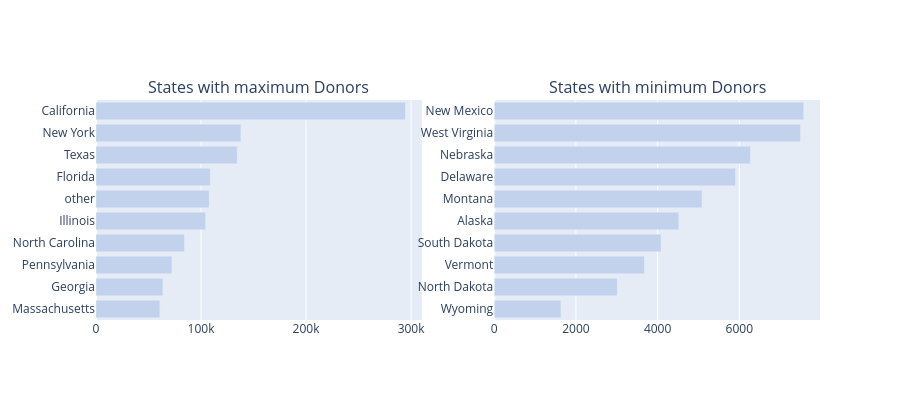

The notebook cell saved with this chart:
### Markdown cell above
#### 2.3 Estados con la Mayor **Proporción de Donantes respecto a la Población**

### Code cell
def bar_hor(df, col, title, color, w=None, h=None, lm=0, limit=100, return_trace=False, rev=False):
    cnt_srs = df[col].value_counts()
    yy = cnt_srs.head(limit).index[::-1] 
    xx = cnt_srs.head(limit).values[::-1] 
    if rev:
        yy = cnt_srs.tail(limit).index[::-1] 
        xx = cnt_srs.tail(limit).values[::-1] 
        
    
    trace = go.Bar(y=yy, x=xx, orientation = 'h', marker=dict(color=color))
    if return_trace:
        return trace 
    layout = dict(title=title, margin=dict(l=lm), width=w, height=h)
    data = [trace]
    fig = go.Figure(data=data, layout=layout)
    iplot(fig)

def bar_hor_noagg(x, y, title, color, w=None, h=None, lm=0, limit=100, rt=False):
    trace = go.Bar(y=x, x=y, orientation = 'h', marker=dict(color=color))
    if rt:
        return trace
    layout = dict(title=title, margin=dict(l=lm), width=w, height=h)
    data = [trace]
    fig = go.Figure(data=data, layout=layout)
    iplot(fig)


def bar_ver_noagg(x, y, title, color, w=None, h=None, lm=0, rt = False):
    trace = go.Bar(y=y, x=x, marker=dict(color=color))
    if rt:
        return trace
    layout = dict(title=title, margin=dict(l=lm), width=w, height=h)
    data = [trace]
    fig = go.Figure(data=data, layout=layout)
    iplot(fig)

    
trace1 = bar_hor(donors_df, 'Donor City', "Top Cities with maximum Donors", '#c2d2ed', 500, 400, 200, limit = 10, return_trace=True)
trace2 = bar_hor(donors_df, 'Donor State', "Top States with maximum Donors", '#c2d2ed', 500, 400, 200, limit = 10, return_trace=True)
trace4 = bar_hor(donors_df, 'Donor State', "Top States with maximum Donors", '#c2d2ed', 600, 400, 200, limit = 10, return_trace=True, rev=True)

fig = tools.make_subplots(rows=1, cols=2, print_grid=False, subplot_titles = ['States with maximum Donors','States with minimum Donors'])
# fig = tools.make_subplots(rows=2, cols=2, specs=[[{}, {}], [{'colspan': 2}, None]], print_grid=False, subplot_titles = ['States with maximum Donors','States with minimum Donors', 'Cities with maximum Donors'])
fig.append_trace(trace2, 1, 1);
fig.append_trace(trace4, 1, 2);
# fig.append_trace(trace1, 2, 1);

fig['layout'].update(height=400, showlegend=False);
iplot(fig);

### Figure 1 — Plotly figure (JSON) as saved in the notebook; plotly's stock layout.template omitted (floating-point values rounded to 4 significant figures)
{"data": [{"marker": {"color": "#c2d2ed"}, "orientation": "h", "type": "bar", "x": [60730, 63731, 72280, 84250, 104381, 107809, 108828, 134449, 137957, 294695], "xaxis": "x", "y": ["Massachusetts", "Georgia", "Pennsylvania", "North Carolina", "Illinois", "other", "Florida", "Texas", "New York", "California"], "yaxis": "y"}, {"marker": {"color": "#c2d2ed"}, "orientation": "h", "type": "bar", "x": [1634, 3012, 3677, 4084, 4519, 5088, 5906, 6272, 7497, 7576], "xaxis": "x2", "y": ["Wyoming", "North Dakota", "Vermont", "South Dakota", "Alaska", "Montana", "Delaware", "Nebraska", "West Virginia", "New Mexico"], "yaxis": "y2"}], "layout": {"annotations": [{"font": {"size": 16}, "showarrow": false, "text": "States with maximum Donors", "x": 0.225, "xanchor": "center", "xref": "paper", "y": 1, "yanchor": "bottom", "yref": "paper"}, {"font": {"size": 16}, "showarrow": false, "text": "States with minimum Donors", "x": 0.775, "xanchor": "center", "xref": "paper", "y": 1, "yanchor": "bottom", "yref": "paper"}], "height": 400, "showlegend": false, "xaxis": {"anchor": "y", "domain": [0, 0.45]}, "xaxis2": {"anchor": "y2", "domain": [0.55, 1]}, "yaxis": {"anchor": "x", "domain": [0, 1]}, "yaxis2": {"anchor": "x2", "domain": [0, 1]}}}
